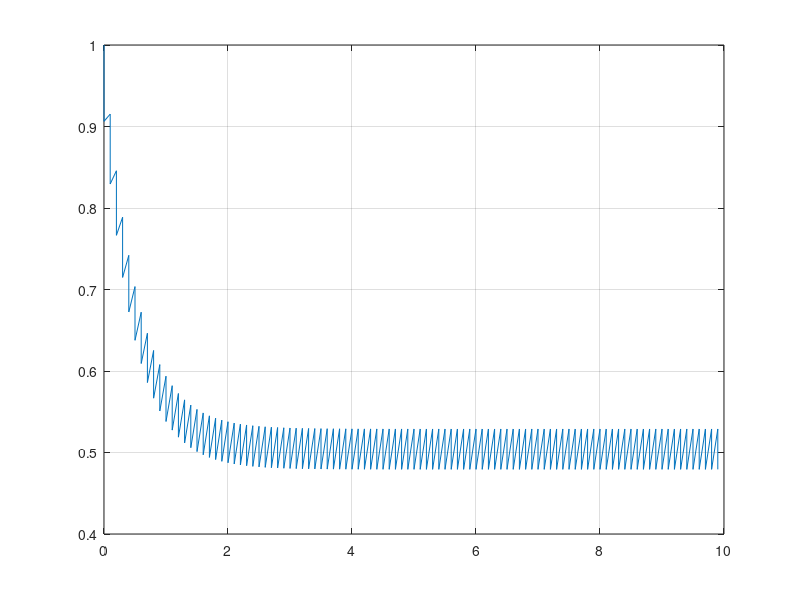

MATLAB code to generate this figure:
clear all
close all
clc
x = 1; %Mz(0)
m = 1; %M0
angle = 25.; %flip angle
t = 0.1; %TR/T2
j=1;
k=1;

for i= 1:100
    if(i ==1)
       x = 1;
       fprintf ('Mz: %f , Mz^: %f , Mxy: %f  \n' , x, x*cos(angle/180*pi), x*sin(angle/180*pi))  
       a(i) = x;
       c(j) = a(i);
       j = j+1;
       b(i) = x*cos(angle/180*pi) ;
       c(j) = b(i);
       j = j+1;     
    else
        x = (x*cos(angle/180*pi)*exp(-t))+m*(1-exp(-t));
        fprintf ('Mz: %f , Mz^: %f , Mxy: %f  \n' , x, x*cos(angle/180*pi), x*sin(angle/180*pi))
        a(i) = x;
        c(j) = a(i);
        j = j+1;
        b(i) = x*cos(angle/180*pi) ;
        c(j) = b(i);
        j = j+1;
    end 
end
for i = 1:99
    if(i ==1)
        d(i) = 0;
        f(k) = d(i);
        k = k+1;
        e(i) = 0;
        f(k) = e(i);
        k = k+1;  
    end
    d(i) = i/10;
    f(k) = d(i);
    k = k+1;
    e(i) = i/10;
    f(k) = e(i);
    k = k+1;
end

plot(f,c)
grid on
